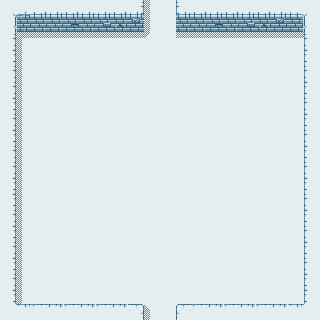

Rendered tile map (Tiled .tmx) drawn with the repository's tilesets; below, a short description and the full map source, tile grids included:
An orthogonal 20x20 tile map with 16x16 px tiles, 4 tile layers (floor, shadow, wall1, wall2).

<map version="1.0" tiledversion="1.0.3" orientation="orthogonal" renderorder="right-down" width="20" height="20" tilewidth="16" tileheight="16" nextobjectid="1">
 <tileset firstgid="1" name="sampletileset" tilewidth="16" tileheight="16" tilecount="256" columns="16">
  <image source="sampletileset.png" width="256" height="256" />
 </tileset>
 <layer name="floor" width="20" height="20">
  <data encoding="csv">
21,21,21,21,21,21,21,21,21,21,21,21,21,21,21,21,21,21,21,21,
21,21,21,21,21,21,21,21,21,21,21,21,21,21,21,21,21,21,21,21,
21,21,21,21,21,21,21,21,21,21,21,21,21,21,21,21,21,21,21,21,
21,21,21,21,21,21,21,21,21,21,21,21,21,21,21,21,21,21,21,21,
21,21,21,21,21,21,21,21,21,21,21,21,21,21,21,21,21,21,21,21,
21,21,21,21,21,21,21,21,21,21,21,21,21,21,21,21,21,21,21,21,
21,21,21,21,21,21,21,21,21,21,21,21,21,21,21,21,21,21,21,21,
21,21,21,21,21,21,21,21,21,21,21,21,21,21,21,21,21,21,21,21,
21,21,21,21,21,21,21,21,21,21,21,21,21,21,21,21,21,21,21,21,
21,21,21,21,21,21,21,21,21,21,21,21,21,21,21,21,21,21,21,21,
21,21,21,21,21,21,21,21,21,21,21,21,21,21,21,21,21,21,21,21,
21,21,21,21,21,21,21,21,21,21,21,21,21,21,21,21,21,21,21,21,
21,21,21,21,21,21,21,21,21,21,21,21,21,21,21,21,21,21,21,21,
21,21,21,21,21,21,21,21,21,21,21,21,21,21,21,21,21,21,21,21,
21,21,21,21,21,21,21,21,21,21,21,21,21,21,21,21,21,21,21,21,
21,21,21,21,21,21,21,21,21,21,21,21,21,21,21,21,21,21,21,21,
21,21,21,21,21,21,21,21,21,21,21,21,21,21,21,21,21,21,21,21,
21,21,21,21,21,21,21,21,21,21,21,21,21,21,21,21,21,21,21,21,
21,21,21,21,21,21,21,21,21,21,21,21,21,21,21,21,21,21,21,21,
21,21,21,21,21,21,21,21,21,21,21,21,21,21,21,21,21,21,21,21
</data>
 </layer>
 <layer name="shadow" width="20" height="20">
  <data encoding="csv">
0,0,0,0,0,0,0,0,0,49,0,0,0,0,0,0,0,0,0,0,
0,0,0,0,0,0,0,0,0,49,0,0,0,0,0,0,0,0,0,0,
0,33,34,34,34,34,34,34,34,37,0,34,34,34,34,34,34,34,34,0,
0,49,0,0,0,0,0,0,0,0,0,0,0,0,0,0,0,0,0,0,
0,49,0,0,0,0,0,0,0,0,0,0,0,0,0,0,0,0,0,0,
0,49,0,0,0,0,0,0,0,0,0,0,0,0,0,0,0,0,0,0,
0,49,0,0,0,0,0,0,0,0,0,0,0,0,0,0,0,0,0,0,
0,49,0,0,0,0,0,0,0,0,0,0,0,0,0,0,0,0,0,0,
0,49,0,0,0,0,0,0,0,0,0,0,0,0,0,0,0,0,0,0,
0,49,0,0,0,0,0,0,0,0,0,0,0,0,0,0,0,0,0,0,
0,49,0,0,0,0,0,0,0,0,0,0,0,0,0,0,0,0,0,0,
0,49,0,0,0,0,0,0,0,0,0,0,0,0,0,0,0,0,0,0,
0,49,0,0,0,0,0,0,0,0,0,0,0,0,0,0,0,0,0,0,
0,49,0,0,0,0,0,0,0,0,0,0,0,0,0,0,0,0,0,0,
0,49,0,0,0,0,0,0,0,0,0,0,0,0,0,0,0,0,0,0,
0,49,0,0,0,0,0,0,0,0,0,0,0,0,0,0,0,0,0,0,
0,49,0,0,0,0,0,0,0,0,0,0,0,0,0,0,0,0,0,0,
0,49,0,0,0,0,0,0,0,0,0,0,0,0,0,0,0,0,0,0,
0,49,0,0,0,0,0,0,0,0,0,0,0,0,0,0,0,0,0,0,
0,0,0,0,0,0,0,0,0,50,0,0,0,0,0,0,0,0,0,0
</data>
 </layer>
 <layer name="wall1" width="20" height="20">
  <data encoding="csv">
10,1,2,3,2,3,3,2,3,0,0,3,2,3,2,3,2,3,4,11,
26,17,23,23,19,18,24,7,8,0,0,23,23,19,18,24,7,8,20,27,
42,0,0,0,0,0,0,0,0,0,0,0,0,0,0,0,0,0,0,43,
58,0,0,0,0,0,0,0,0,0,0,0,0,0,0,0,0,0,0,59,
42,0,0,0,0,0,0,0,0,0,0,0,0,0,0,0,0,0,0,43,
42,0,0,0,0,0,0,0,0,0,0,0,0,0,0,0,0,0,0,59,
58,0,0,0,0,0,0,0,0,0,0,0,0,0,0,0,0,0,0,43,
42,0,0,0,0,0,0,0,0,0,0,0,0,0,0,0,0,0,0,59,
58,0,0,0,0,0,0,0,0,0,0,0,0,0,0,0,0,0,0,43,
42,0,0,0,0,0,0,0,0,0,0,0,0,0,0,0,0,0,0,59,
42,0,0,0,0,0,0,0,0,0,0,0,0,0,0,0,0,0,0,43,
58,0,0,0,0,0,0,0,0,0,0,0,0,0,0,0,0,0,0,59,
58,0,0,0,0,0,0,0,0,0,0,0,0,0,0,0,0,0,0,43,
42,0,0,0,0,0,0,0,0,0,0,0,0,0,0,0,0,0,0,59,
58,0,0,0,0,0,0,0,0,0,0,0,0,0,0,0,0,0,0,43,
42,0,0,0,0,0,0,0,0,0,0,0,0,0,0,0,0,0,0,59,
58,0,0,0,0,0,0,0,0,0,0,0,0,0,0,0,0,0,0,43,
42,0,0,0,0,0,0,0,0,0,0,0,0,0,0,0,0,0,0,59,
58,0,0,0,0,0,0,0,0,0,0,0,0,0,0,0,0,0,0,59,
0,73,56,57,56,57,56,57,41,0,0,40,56,57,56,57,56,57,73,0
</data>
 </layer>
 <layer name="wall2" width="20" height="20">
  <data encoding="csv">
0,0,0,0,0,0,0,0,42,0,0,43,0,0,0,0,0,0,0,0,
0,0,0,0,0,0,0,0,0,0,0,0,0,0,0,0,0,0,0,0,
0,0,0,0,0,0,0,0,0,0,0,0,0,0,0,0,0,0,0,0,
0,0,0,0,0,0,0,0,0,0,0,0,0,0,0,0,0,0,0,0,
0,0,0,0,0,0,0,0,0,0,0,0,0,0,0,0,0,0,0,0,
0,0,0,0,0,0,0,0,0,0,0,0,0,0,0,0,0,0,0,0,
0,0,0,0,0,0,0,0,0,0,0,0,0,0,0,0,0,0,0,0,
0,0,0,0,0,0,0,0,0,0,0,0,0,0,0,0,0,0,0,0,
0,0,0,0,0,0,0,0,0,0,0,0,0,0,0,0,0,0,0,0,
0,0,0,0,0,0,0,0,0,0,0,0,0,0,0,0,0,0,0,0,
0,0,0,0,0,0,0,0,0,0,0,0,0,0,0,0,0,0,0,0,
0,0,0,0,0,0,0,0,0,0,0,0,0,0,0,0,0,0,0,0,
0,0,0,0,0,0,0,0,0,0,0,0,0,0,0,0,0,0,0,0,
0,0,0,0,0,0,0,0,0,0,0,0,0,0,0,0,0,0,0,0,
0,0,0,0,0,0,0,0,0,0,0,0,0,0,0,0,0,0,0,0,
0,0,0,0,0,0,0,0,0,0,0,0,0,0,0,0,0,0,0,0,
0,0,0,0,0,0,0,0,0,0,0,0,0,0,0,0,0,0,0,0,
0,0,0,0,0,0,0,0,0,0,0,0,0,0,0,0,0,0,0,0,
0,0,0,0,0,0,0,0,0,0,0,0,0,0,0,0,0,0,0,0,
0,0,0,0,0,0,0,0,0,0,0,0,0,0,0,0,0,0,0,0
</data>
 </layer>
</map>
